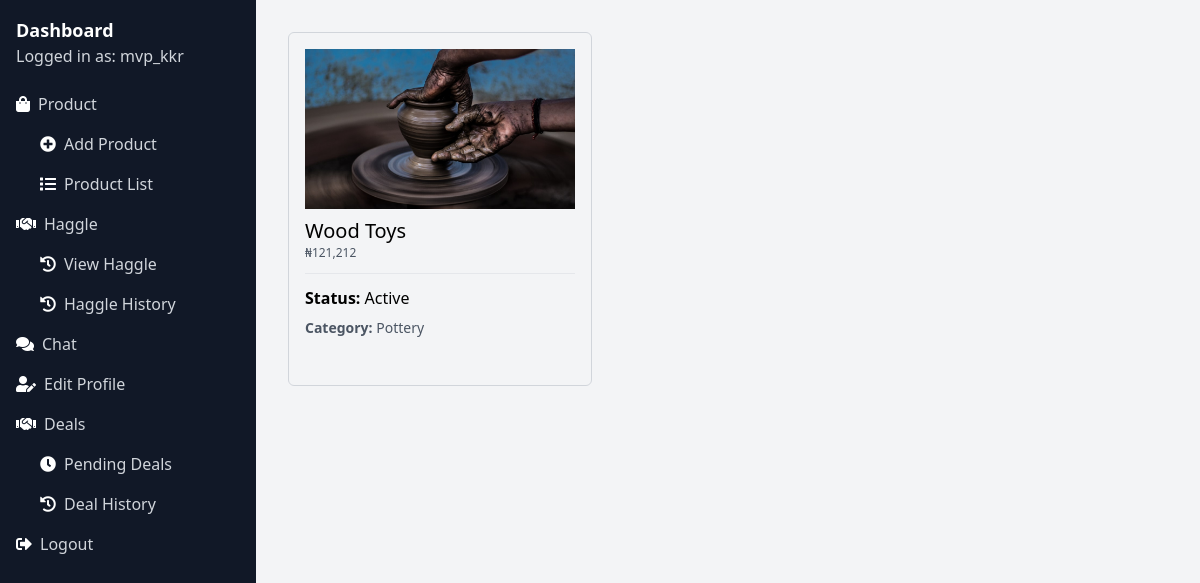
Screenshot of /vendor/my-products/ (signed in) with the database file from the repository.
### core/models.py (models this page shows, shortened)
class Product(models.Model):
    DRAFT = 'draft'
    WAITING_APPROVAL = 'waitingapproval'
    ACTIVE = 'active'
    DELETED = 'deleted'
    STATUS_CHOICES = (
        (DRAFT, 'Draft'),
        (WAITING_APPROVAL, 'Waiting approval'),
        (ACTIVE, 'Active'),
        (DELETED, 'Deleted'),
    )
    user = models.ForeignKey(User, related_name='products', on_delete=models.CASCADE)
    category = models.ForeignKey(Category, related_name='products', on_delete=models.CASCADE)
    title = models.CharField(max_length=50)
    slug = models.SlugField(max_length=50)
    description = models.TextField(blank=True)
    price = models.IntegerField()
    image = models.ImageField(upload_to='uploads/product_images', blank=True, null=True)
    thumbnail = models.ImageField(upload_to='uploads/product_images/thumbnail', blank=True, null=True)
    created_at = models.DateTimeField(auto_now_add=True)
    updated_at = models.DateTimeField(auto_now=True)
    status = models.CharField(max_length=50, choices=STATUS_CHOICES, default=ACTIVE)
    class Meta:
        ordering = ('-created_at',)
    def get_display_price(self):
        price_str = str(self.price)[::-1]
        formatted_price = ",".join([price_str[i:i+3] for i in range(0, len(price_str), 3)])
        return formatted_price[::-1]

class Category(models.Model):
    title = models.CharField(max_length=50)
    slug = models.SlugField(max_length=50)
    class Meta:
        verbose_name_plural = 'Categories'
    def __str__(self):
        return self.title

### userprofile/views.py (the view)
# urls.py: path('my-products/', views.my_products, name='my_products'),
@login_required
def my_products(request):
    products = Product.objects.filter(user=request.user)
    return render(request, 'userprofile/product_list.html', {'products': products})

### core/context_processors.py (called while the page is built)
def cart(request):
    return {'cart': Cart(request)}

### userprofile/templates/userprofile/product_list.html (shortened to what this page needs)
{% extends 'userprofile/base.html' %}
{% block content %}
    {% if products %}
        <div class="flex flex-wrap">
            {% for product in products %}
                <div class="product mb-4 mr-6 w-1/3 p-4 border border-gray-300 rounded-md">
                    <div class="bg-gray-100 h-80 flex flex-col justify-between">
                        <a href="{% url 'edit_product' product.id %}">
                            <div class="mb-2">
                                {% if product.image %}
                                    <img class="h-40 w-full object-cover" src="{{ product.image.url }}" alt="Image of {{ product.title }}">
                                {% endif %}
                            </div>
                            <div class="flex-grow">
                                <h2 class="text-xl">{{ product.title }}</h2>
                                <p class="text-xs text-gray-600">₦{{ product.get_display_price }}</p>
                                <hr class="my-3">
                                <p><strong>Status: </strong>{{ product.get_status_display }}</p>
                            </div>
                            <div class="mt-2">
                                <p class="text-sm text-gray-600"><strong>Category: </strong>{{ product.category }}</p>
                            </div>
                        </a>
                    </div>
                </div>
            {% endfor %}
        </div>
    {% else %}
        <p class="mt-4 py-4 px-8 bg-gray-200">You don't have any products yet...</p>
    {% endif %}
{% endblock %}

### userprofile/templates/userprofile/base.html (shortened to what this page needs)
<!DOCTYPE html>
<html lang="en">
<head>
    <link href="https://cdn.jsdelivr.net/npm/tailwindcss@2.2.19/dist/tailwind.min.css" rel="stylesheet">
    <link rel="stylesheet" href="https://cdnjs.cloudflare.com/ajax/libs/font-awesome/5.15.4/css/all.min.css"
/>
</head>
<body class="bg-gray-100 flex h-screen">
    <div class="w-64 bg-gray-900 overflow-y-auto">
        <div class="py-4">
            <h2 class="text-white text-lg font-semibold px-4"><a href="{% url 'my_store' %}">Dashboard</a></h2>
            <p class="text-gray-300 px-4">Logged in as: {{ request.user.username }}</p>
        </div>
        <ul class="sidebar-menu">
            <li>
                <a href="#" class="block text-gray-300 hover:text-white flex items-center px-4 py-2">
                    <i class="fas fa-shopping-bag text-white mr-2"></i>Product
                </a>
                <ul class="ml-8">
                    <li><a href="{% url 'add_product' %}" class="block text-gray-300 hover:text-white pl-2 py-2"><i class="fas fa-plus-circle text-white mr-2"></i>Add Product</a></li>
                    <li><a href="{% url 'my_products' %}" class="block text-gray-300 hover:text-white pl-2 py-2"><i class="fas fa-list text-white mr-2"></i>Product List</a></li>
                </ul>
            </li>
            <li>
                <a href="#" class="block text-gray-300 hover:text-white flex items-center px-4 py-2">
                    <i class="fas fa-handshake text-white mr-2"></i>Haggle
                </a>
                <ul class="ml-8">
                    <li><a href="{% url 'haggle_view' %}" class="block text-gray-300 hover:text-white pl-2 py-2"><i class="fas fa-history text-white mr-2"></i>View Haggle</a></li>
                    <li><a href="{% url 'haggle_history_artisan' %}" class="block text-gray-300 hover:text-white pl-2 py-2"><i class="fas fa-history text-white mr-2"></i>Haggle History</a></li>
                </ul>
            </li>
            <li><a href="{% url 'my_chats' vendor_username=user.username %}" class="block text-gray-300 hover:text-white flex items-center px-4 py-2"><i class="fas fa-comments text-white mr-2"></i>Chat</a></li>
            <li><a href="{% url 'edit_profile_artisan' %}" class="block text-gray-300 hover:text-white flex items-center px-4 py-2"><i class="fas fa-user-edit text-white mr-2"></i>Edit Profile</a></li>
            <li><a href="#" class="block text-gray-300 hover:text-white flex items-center px-4 py-2"><i class="fas fa-handshake text-white mr-2"></i>Deals</a></li>
            <li><a href="{% url 'my_orders' %}" class="block text-gray-300 hover:text-white pl-10 py-2"><i class="fas fa-clock text-white mr-2"></i>Pending Deals</a></li>
            <li><a href="{% url 'deal_history' %}" class="block text-gray-300 hover:text-white pl-10 py-2"><i class="fas fa-history text-white mr-2"></i>Deal History</a></li>
            <li>
                <form action="{% url 'logout_vendor' %}" method="post">
                    <button type="submit" class="block text-gray-300 hover:text-white flex items-center px-4 py-2"><i class="fas fa-sign-out-alt text-white mr-2"></i>Logout</button>
                </form>
            </li>
        </ul>
    </div>
    <div class="flex-1 overflow-y-auto">
        <div class="container mx-4 px-4 py-8">
            {% block content %}{% endblock %}
        </div>
    </div>
</body>
</html>

### rows the page displays
Product: image (picture), title "Wood Toys", get_display_price "121,212", status "Active", category "Pottery"

### other values shown
{{ request.user.username }} "mvp_kkr"
